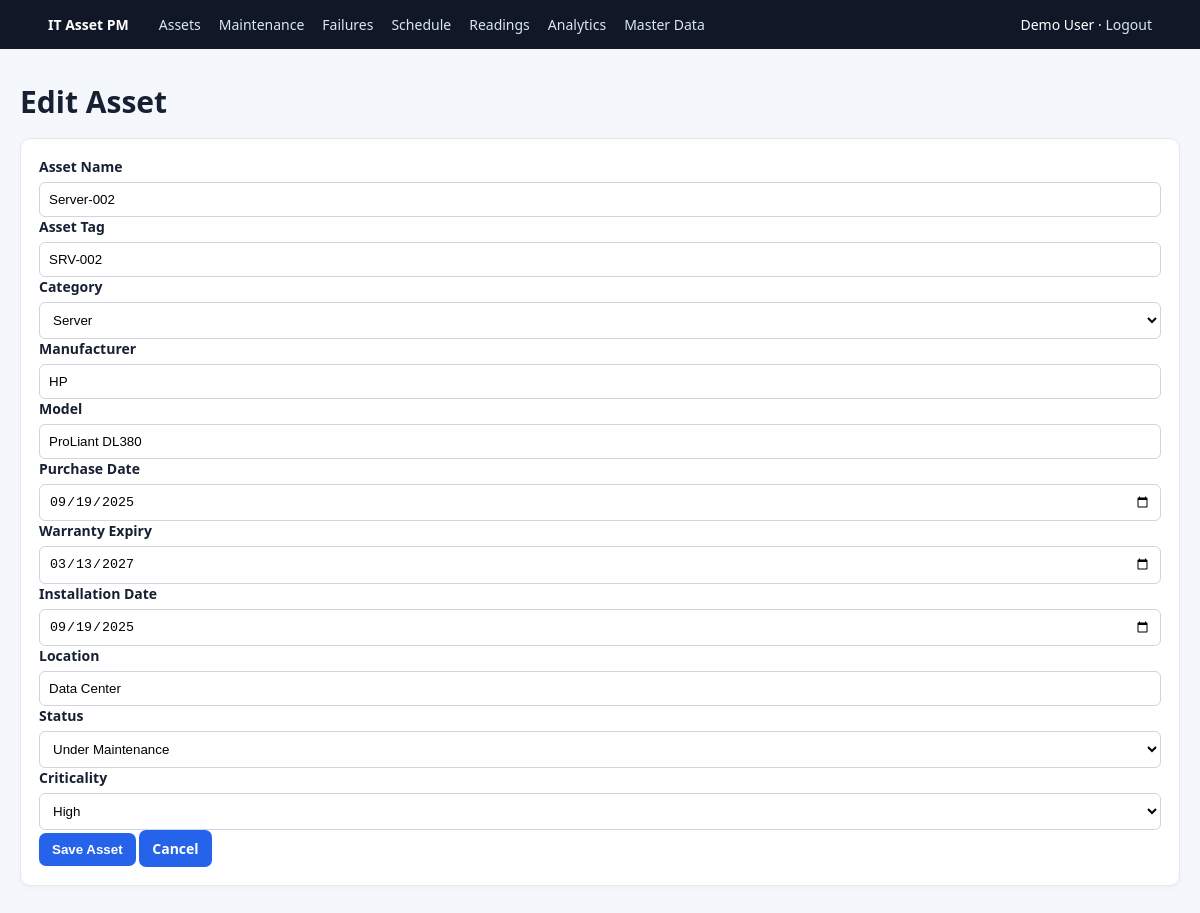
The app's page /assets/14/edit (signed in) with its own data.
### tables this page shows
CREATE TABLE users (
    user_id INTEGER PRIMARY KEY AUTOINCREMENT,
    name TEXT NOT NULL,
    email TEXT NOT NULL UNIQUE COLLATE NOCASE,
    password TEXT NOT NULL,
    created_at TEXT NOT NULL DEFAULT CURRENT_TIMESTAMP
);

CREATE TABLE assets (
    asset_id INTEGER PRIMARY KEY AUTOINCREMENT,
    user_id INTEGER NOT NULL REFERENCES users(user_id) ON DELETE CASCADE,
    category_id INTEGER NOT NULL REFERENCES asset_categories(category_id) ON DELETE RESTRICT,
    asset_name TEXT NOT NULL,
    asset_tag TEXT NOT NULL UNIQUE,
    manufacturer TEXT,
    model TEXT,
    purchase_date TEXT NOT NULL,
    warranty_expiry TEXT,
    location TEXT NOT NULL,
    status TEXT NOT NULL CHECK(status IN ('Active','Under Maintenance','Retired')) DEFAULT 'Active',
    criticality TEXT NOT NULL CHECK(criticality IN ('Low','Medium','High')) DEFAULT 'Medium',
    installation_date TEXT,
    created_at TEXT NOT NULL DEFAULT CURRENT_TIMESTAMP
);

CREATE TABLE asset_categories (
    category_id INTEGER PRIMARY KEY AUTOINCREMENT,
    category_name TEXT NOT NULL UNIQUE
);

### app.py (the view, shortened to what this page needs)
@app.route('/assets/<int:asset_id>/edit',methods=['GET','POST'])
@login_required
def edit_asset(asset_id):
    a=owned(asset_id)
    if not a: flash('Asset not found.','danger'); return redirect(url_for('assets'))
    c=get_db(); o=opts(c)
    c.close(); return render_template('asset_form.html',asset=a,**o)

### app.py (called while the page is built)
def login_required(f):
    @wraps(f)
    def w(*a,**kw):
        if not session.get('user_id'): flash('Please log in first.','warning'); return redirect(url_for('login'))
        return f(*a,**kw)
    return w

@app.context_processor
def inject(): return {'today':date.today().isoformat(),'user':g.get('user')}

@app.before_request
def load_user():
    g.user=None
    if session.get('user_id'):
        g.user=get_db().execute('SELECT * FROM users WHERE user_id=?',(session['user_id'],)).fetchone()

def owned(asset_id):
    return get_db().execute('SELECT * FROM assets WHERE asset_id=? AND user_id=?',(asset_id,session['user_id'])).fetchone()

def opts(conn): return {'categories':conn.execute('SELECT * FROM asset_categories ORDER BY category_name').fetchall(),'assets':conn.execute('SELECT asset_id,asset_name,asset_tag FROM assets WHERE user_id=? ORDER BY asset_name',(session['user_id'],)).fetchall()}

### database.py (called while the page is built)
def get_db():
    conn = sqlite3.connect(DB_PATH)
    conn.row_factory = sqlite3.Row
    conn.execute('PRAGMA foreign_keys = ON')
    return conn

### templates/asset_form.html
{% extends 'base.html' %}{% block content %}<h1>{{'Edit' if asset else 'Add'}} Asset</h1><form class=panel formgrid method=post><label>Asset Name<input name=asset_name required value='{{asset.asset_name if asset else ""}}'></label><label>Asset Tag<input name=asset_tag required value='{{asset.asset_tag if asset else ""}}'></label><label>Category<select name=category_id required>{% for c in categories %}<option value={{c.category_id}} {% if asset and asset.category_id==c.category_id %}selected{% endif %}>{{c.category_name}}</option>{% endfor %}</select></label><label>Manufacturer<input name=manufacturer value='{{asset.manufacturer if asset else ""}}'></label><label>Model<input name=model value='{{asset.model if asset else ""}}'></label><label>Purchase Date<input type=date name=purchase_date required value='{{asset.purchase_date if asset else ""}}'></label><label>Warranty Expiry<input type=date name=warranty_expiry value='{{asset.warranty_expiry if asset else ""}}'></label><label>Installation Date<input type=date name=installation_date value='{{asset.installation_date if asset else ""}}'></label><label>Location<input name=location required value='{{asset.location if asset else ""}}'></label><label>Status<select name=status>{% for x in ['Active','Under Maintenance','Retired'] %}<option {{'selected' if asset and asset.status==x}}>{{x}}</option>{% endfor %}</select></label><label>Criticality<select name=criticality>{% for x in ['Low','Medium','High'] %}<option {{'selected' if asset and asset.criticality==x}}>{{x}}</option>{% endfor %}</select></label><div><button>Save Asset</button> <a class=button secondary href='{{url_for("assets")}}'>Cancel</a></div></form>{% endblock %}

### templates/base.html (shortened to what this page needs)
<!doctype html><html><head><link rel=stylesheet href='{{url_for("static",filename="css/style.css")}}'></head><body><nav><a class=brand href='{{url_for("dashboard")}}'>IT Asset PM</a>{% if user %}<a href='{{url_for("assets")}}'>Assets</a><a href='{{url_for("maintenance")}}'>Maintenance</a><a href='{{url_for("failures")}}'>Failures</a><a href='{{url_for("schedule")}}'>Schedule</a><a href='{{url_for("readings")}}'>Readings</a><a href='{{url_for("analytics")}}'>Analytics</a><a href='{{url_for("masters")}}'>Master Data</a><span class=navuser>{{user['name']}} · <a href='{{url_for("logout")}}'>Logout</a></span>{% endif %}</nav><main>{% block content %}{% endblock %}</main></body></html>

### static/css/style.css (style rules this page uses)
:root { --bg:#f4f7fb;--ink:#172033;--muted:#667085;--blue:#2563eb;--line:#e5e7eb;--panel:#fff }
* { box-sizing:border-box }
body { margin:0;background:var(--bg);color:var(--ink);font:14px system-ui,-apple-system,Segoe UI,sans-serif }
nav { background:#101828;color:#fff;padding:15px 4%;display:flex;gap:18px;align-items:center;flex-wrap:wrap }
nav a { color:#dbe5f5;text-decoration:none }
.brand { font-weight:800;color:#fff;margin-right:12px }
.navuser { margin-left:auto }
main { max-width:1240px;margin:32px auto;padding:0 20px }
h1 { font-size:30px;margin:0 0 8px }
.card,.panel { background:var(--panel);border:1px solid var(--line);border-radius:10px;padding:18px;box-shadow:0 2px 6px #10182808 }
.panel { margin:16px 0;overflow:auto }
.button,button { border:0;border-radius:7px;background:var(--blue);color:#fff;padding:9px 13px;text-decoration:none;cursor:pointer;font-weight:600;display:inline-block }
input,select { width:100%;border:1px solid #d0d5dd;border-radius:6px;padding:9px;background:#fff }
label { display:block;font-weight:600 }
label input,label select { margin-top:6px;font-weight:400 }

### records on screen
users: name "Demo User"
assets: asset_name "Server-002", asset_tag "SRV-002", category_id "Server", manufacturer "HP", model "ProLiant DL380", purchase_date "09/19/2025", warranty_expiry "03/13/2027", installation_date "09/19/2025", location "Data Center"

### other values on screen
{{ 'Edit' if asset else 'Add' }} "Edit"
form field status "Under Maintenance"
form field criticality "High"
